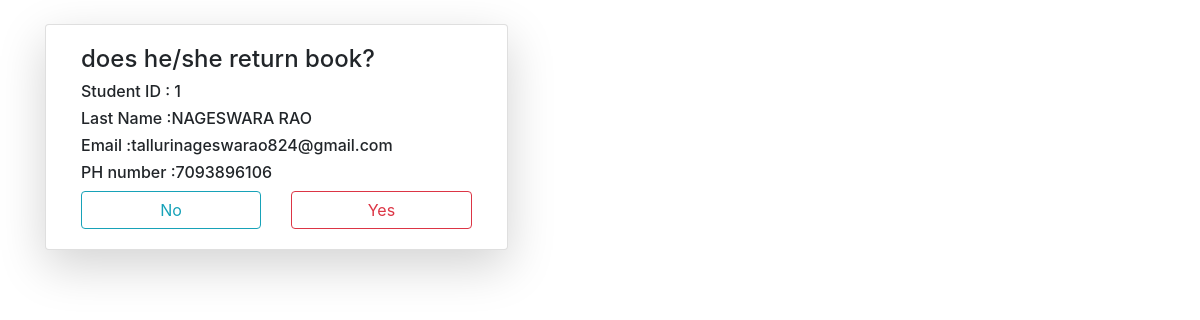
/a/1/, run on the app's committed database.
### library/models.py (models this page shows)
class Receiver(models.Model):
	sid=models.IntegerField(primary_key=True)
	firstname=models.CharField(max_length=50)
	lastname=models.CharField(max_length=50)
	email=models.CharField(max_length=300)
	phonenumber=models.CharField(max_length=15)

### library/views.py (the view)
# urls.py: path('a/<int:k>/',views.receiverdel,name="recdel"),
def receiverdel(request,k):
	a=Receiver.objects.get(sid=k)
	if request.method=="POST":
		a.delete()
		return redirect("taken")
	return render(request,"tnr/receiverdel.html",{"z":a})

### library/templates/tnr/receiverdel.html (shortened to what this page needs)
{% load static %}
<!DOCTYPE html>
<html>
<head>
	<link rel="stylesheet" type="text/css" href="{% static 'css/bootstrap.min.css' %}">
</head>
<body>
	<div class="container mt-4">
		<div class="card col-md-5 ma-auto shadow-lg">
			<div class="card-body">
				<h4>does he/she return book?</h4>
				<h6>Student ID : {{z.sid}}</h6>
				<h6>Last Name    :{{z.lastname}}</h6>
				<h6>Email :{{z.email}}</h6>
				<h6>PH number :{{z.phonenumber}}</h6>
				<form method="post">
					<div class="row">
						<div class="col">
							<a href="{% url 'book' %}" class="form-control btn btn-outline-info">No</a>
						</div>
						<div class="col">
							<input type="submit" value="Yes" class="btn btn-outline-danger form-control">
						</div>
					</div>
				</form>
			</div>
		</div>
	</div>
</body>
</html>

### data on the page
Receiver: sid "1", lastname "NAGESWARA RAO", email "tallurinageswarao824@gmail.com", phonenumber "7093896106"
